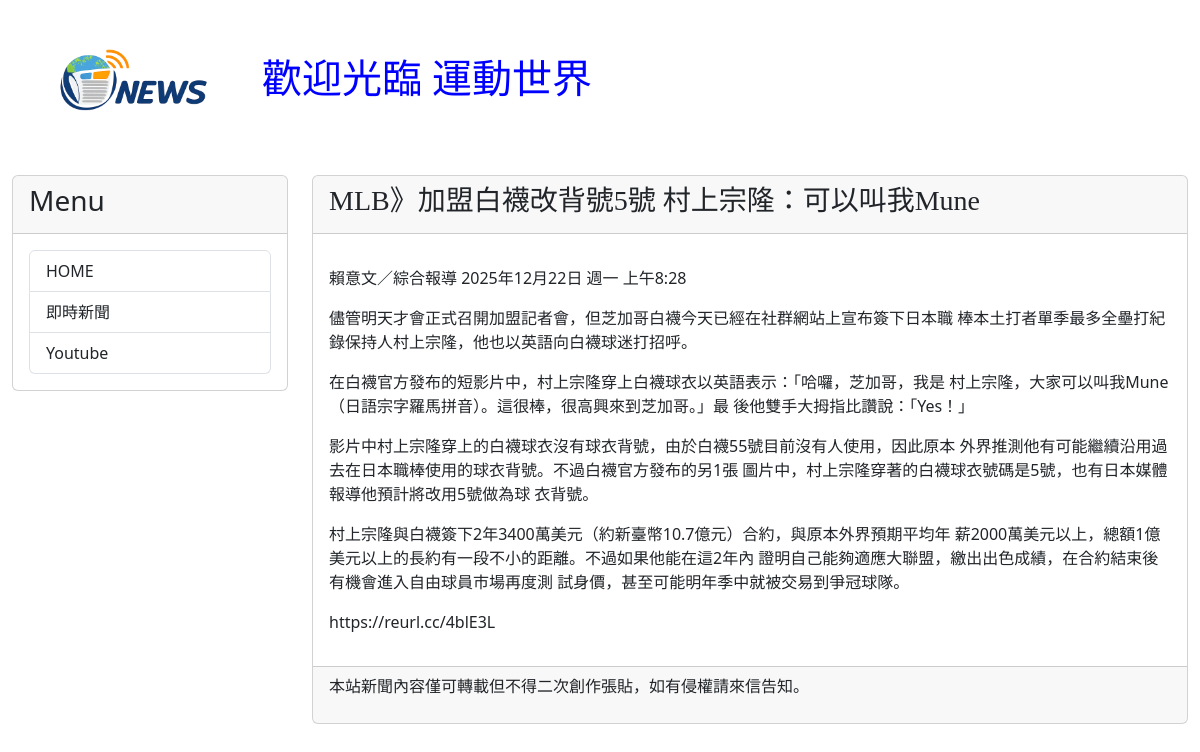
Page /post/4blE3L/ on the committed database.
### mysite/models.py (models this page shows, shortened)
class Post(models.Model):
    title = models.CharField(max_length=200, verbose_name='標題')
    slug = models.CharField(max_length=200, verbose_name='網址標識')
    body = models.TextField(verbose_name='文章內容')
    pub_date = models.DateTimeField(auto_now_add=True, verbose_name='發佈日期')
    class Meta:
        ordering = ('-pub_date',)
        verbose_name = '文章'
        verbose_name_plural = '文章列表'

### mysite/views.py (the view)
# urls.py: path('post/<slug:post_slug>/', showpost),
def showpost(request, post_slug):
    try:
        post = Post.objects.get(slug=post_slug)
        if post != None:
            return render(request, "post.html", locals())
    except:
        return redirect('/')

### mysite/templatetags/markdown_extras.py (called while the page is built)
@register.filter
def convert_markdown(text):
    return markdown.markdown(text)

### templates/post.html (shortened to what this page needs)
{% extends 'base.html' %}
{% load markdown_extras %}
{% block headmessage %}
    <h3 style="font-family: 微軟正黑體;">{{ post.title }}</h3>
{% endblock %}
{% block content %}
    <p style="font-family: 微軟正黑體;font-size: 12pt;letter-spacing: 2pt;">
        {{ post.body | convert_markdown | safe }}
    </p>
{% endblock %}

### rows in the picture
Post: title "MLB》加盟白襪改背號5號 村上宗隆：可以叫我Mune", body|convert_markdown "賴意文／綜合報導 2025年12月22日 週一 上午8:28 儘管明天才會正式召開加盟記者會，但芝加哥白襪今天已經在社群網站上宣布簽下日本職 棒本土打者單季最多全壘打紀錄保持人村上宗隆，他也以英語向白襪球迷打招呼。 在白襪官方發布的短影片中，村上宗隆穿上白襪球衣以英語表示：「哈囉，芝加哥，我是 村上宗隆，大家可以叫我Mune（日語宗字羅馬拼音）。這很棒，很高興來到芝加哥。」最 後他雙手大拇指比讚說：「Yes！」 影片中村上宗隆穿上的白襪球衣沒有球衣背號，由於白襪55號目前沒有人使用，因此原本 外界推測他有可能繼續沿用過去在日本職棒使用的球衣背號。不過白襪官方發布的另1張 圖片中，村上宗隆穿著的白襪球衣號碼是5號，也有日本媒體報導他預計將改用5號做為球 衣背號。 村上宗隆與白襪簽下2年3400萬美元（約新臺幣10.7億元）合約，與原本外界預期平均年 薪2000萬美元以上，總額1億美元以上的長約有一段不小的距離。不過如果他能在這2年內 證明自己能夠適應大聯盟，繳出出色成績，在合約結束後有機會進入自由球員市場再度測 試身價，甚至可能明年季中就被交易到爭冠球隊。 https://reurl.cc/4blE3L"
